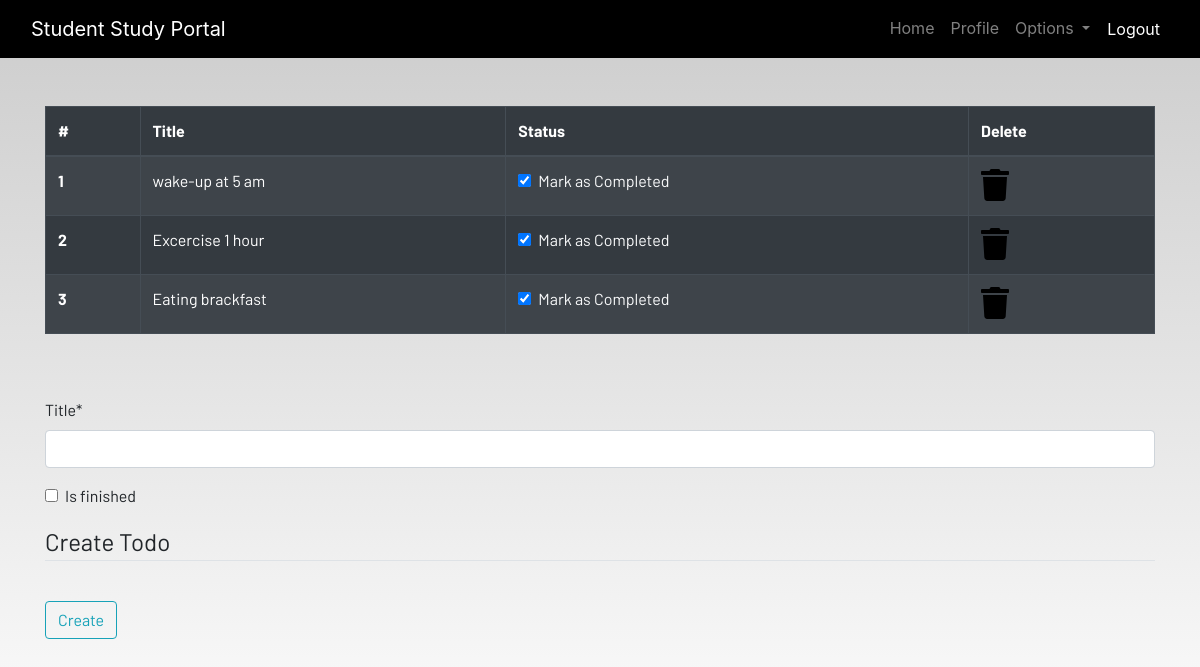
The page /todo/ (signed in) on the database its author committed.
### dashboard/models.py (models this page shows, shortened)
class Todo(models.Model):
    user = models.ForeignKey(User, on_delete=models.CASCADE)
    title = models.CharField(max_length=100)
    is_finished = models.BooleanField(default=False)

### dashboard/views.py (the view)
# urls.py: path('todo/', views.todo, name='todo'),
@login_required
def todo(request):
    if request.method == "POST":
        form = TodoForm(request.POST)
        if form.is_valid():
            todo = form.save(commit=False)
            todo.user = request.user
            todo.save()
            messages.success(request, "Todo added successfully!")
            return redirect('todo')  # redirect to the same page
    else:
        form = TodoForm()
    todos = Todo.objects.filter(user=request.user)
    todo_done = len(todos) == 0
    context = {
        'todos': todos,
        'form': form,
        'todo_done': todo_done,
    }
    return render(request, "dashboard/todo.html", context)

### dashboard/forms.py
class TodoForm(forms.ModelForm):
    class Meta:
        model = Todo
        fields = ['title', 'is_finished']

### dashboard/templates/dashboard/todo.html (shortened to what this page needs)
{% extends 'dashboard/base.html' %}
{% load static %}
{% load crispy_forms_tags %}
{% block content %}
<div class="container">
    <table class="table table-striped table-bordered table-hover table-dark">
        <thead>
            <tr>
                <th scope="col">#</th>
                <th scope="col">Title</th>
                <th scope="col">Status</th>
                <th scope="col">Delete</th>
            </tr>
        </thead>
        <tbody>
            {% for todo in todos %}
            <tr>
                <th scope="row">{{ forloop.counter }}</th>
                <td>{{ todo.title }}</td>
                <td>
                    <a href="{% url 'update-todo' todo.id %}">
                        <div class="form-check">
                            {% if todo.is_finished %}
                                <input class="form-check-input" type="checkbox" checked>
                            {% else %}
                                <input class="form-check-input" type="checkbox">
                            {% endif %}
                            <label class="form-check-label text-light">
                                Mark as Completed
                            </label>
                        </div>
                    </a>
                </td>
                <td><a href="{% url 'delete-todo' todo.id %}"><i class="fa fa-trash fa-2x"></i></a></td>
            </tr>
            {% endfor %}
        </tbody>
    </table>
</div><br><br>
<div class="container">
    <form method="POST">
        {{ form|crispy }}
        <fieldset class="form-group">
            <legend class="border-bottom mb-4">Create Todo</legend>
        </fieldset>
        <div class="form-group">
            <button class="btn btn-outline-info" type="submit">
                Create
            </button>
        </div>
    </form>
</div>
{% endblock content %}

### studentstudyportal/static/css/main.css (style rules this page uses)
html { scroll-behavior: smooth; height: 100%; width: 100%; }
a { text-decoration: none !important; color: black; }
html, body { max-width: 100%; overflow-x: hidden; height: 100%; width: 100%; }
body { background: linear-gradient(rgba(0, 0, 0, 0.2), rgba(255, 255, 255, 0.5)); overflow-x: hidden; background-repeat: no-repeat; }
.fa { color: black; }

### rows shown on the page
Todo: title "wake-up at 5 am"
Todo: title "Excercise 1 hour"
Todo: title "Eating brackfast"
